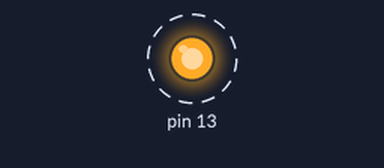
Recording of a sketch running on a simulated Arduino Uno, built with avr-gcc and run on an emulated ATmega328P. On the bench: output pins drawn as LEDs (lit = HIGH). Dashed ring = blinking.

Above: at 0.5 s.
Timing chart, 0 to 4.6 s (numbered marks = the images above):
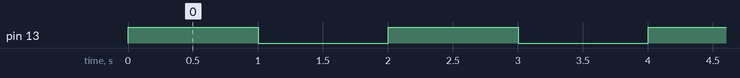

The sketch:

simle_light.ino
```cpp
int lightPort = 13;
int dTime = 1000;

class Led {
  private:
    byte pin;
  public:
    Led(byte pin) {
      this->pin = pin;
      init();
    }
    void init() {
      pinMode(pin, OUTPUT);
      off();
    }
    void on() {
      digitalWrite(pin, HIGH);
    }
    void off() {
      digitalWrite(pin, LOW);
    }
};

Led led(lightPort);

void setup(){}

void loop()
{
  led.on();
  delay(1 * dTime);
  led.off();
  delay(1 * dTime);
}
```

Measured:
- by itself, pin 13: alternates HIGH for 1.0 s and LOW for 1.0 s
